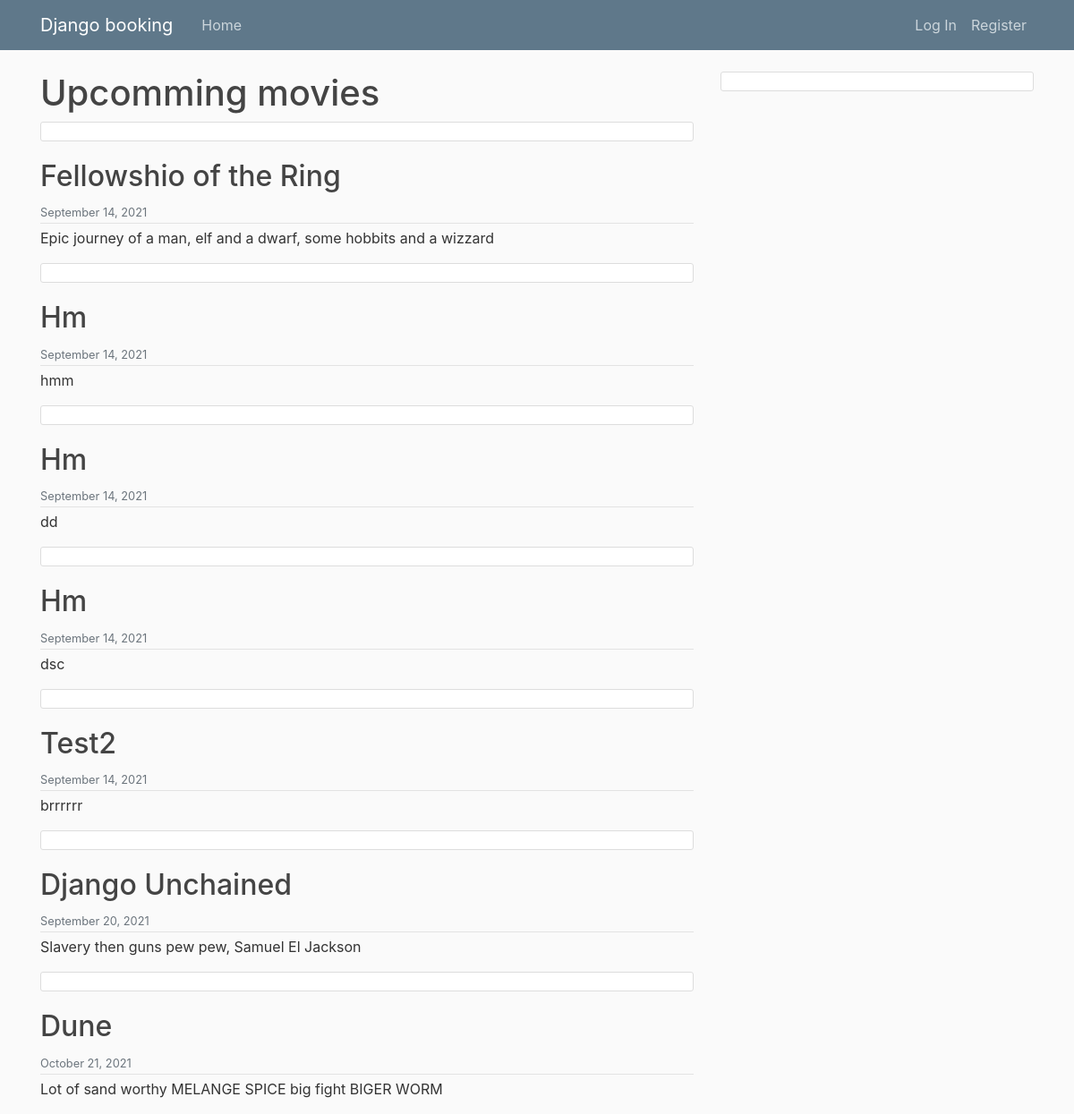
/booking/, run on an earlier commit of the app's database.
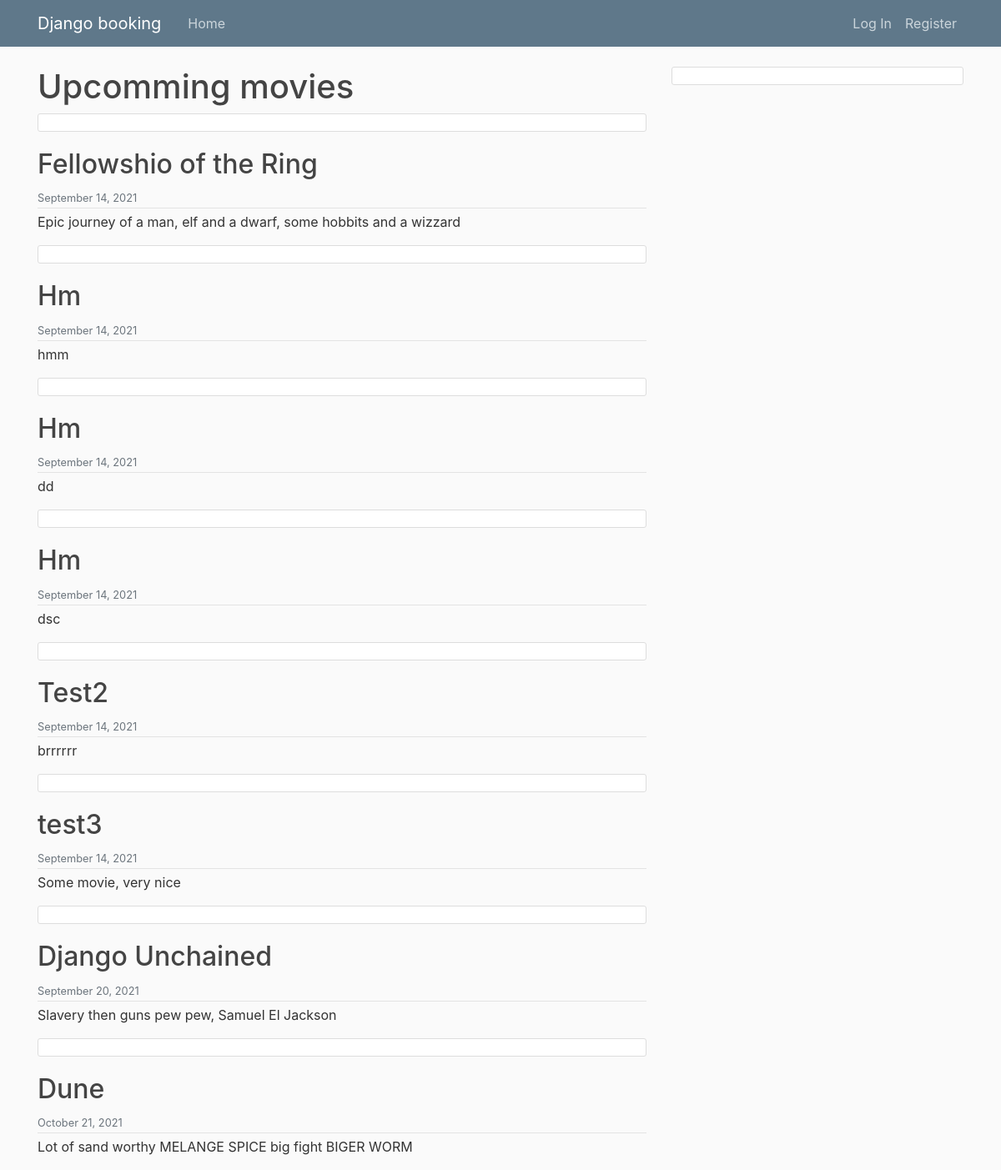
And on a later commit of the database.
### Booking/models.py (models this page shows, shortened)
class Movie(models.Model):
    title = models.CharField(max_length=100)
    description = models.TextField()
    date = models.DateField()
    time = models.TimeField()
    director = models.CharField(max_length=100)
    scriptwriter = models.CharField(max_length=100)
    studio = models.CharField(max_length=100)
    room_id = models.ForeignKey(Room, on_delete=models.CASCADE)

### Booking/views.py (the view)
# urls.py: path('', MoviesListView.as_view(), name='booking-home'),
class MoviesListView(ListView):
    model = Movie
    template_name = 'Booking/home.html'
    context_object_name = 'movies'
    ordering = ['date']

### templates/Booking/home.html (shortened to what this page needs)
{% extends "ADB/base.html" %}
{% block content %}
    <H1>Upcomming movies</H1>
    {% for movie in movies %}
        <article class="media content-section"></article>
          <div class="media-body">
            <h2><a class="article-title" href="{% url 'movie-detail' movie.id %}">{{ movie.title }}</a></h2>
            <div class="article-metadata">
              <small class="text-muted">{{ movie.date|date:"F d, Y" }}</small>
            </div>
            <p class="article-content">{{ movie.description }}</p>
          </div>
    {% endfor %}
{% endblock content %}

What changed in the data, as far as the page shows it:
added Movie: title "test3", date "September 14, 2021", description "Some movie, very nice"
